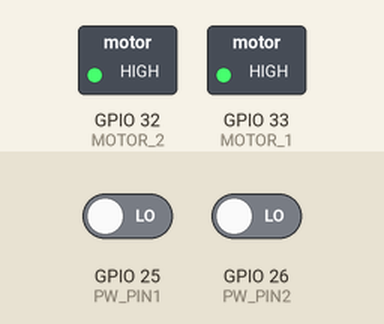
Recording of a program running on a simulated ESP32. Parts: switched loads named in the program (green lamp = pin HIGH). Inputs (shaded band) come from the test bench; at power-on: GPIO 25 (PW_PIN1) LOW, GPIO 26 (PW_PIN2) LOW. What the program prints to the serial monitor is not drawn.

Above: at 0.1 s.
At 2.1 s:
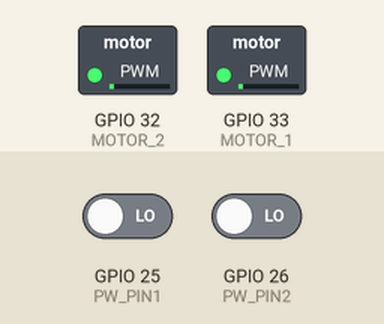
Timing chart, 0 to 3.6 s (numbered marks = the images above):
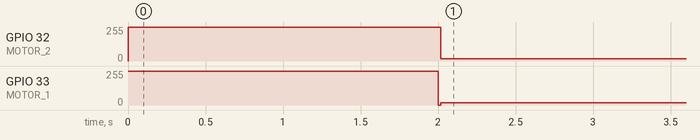

Measured:
- by itself, GPIO 32 (MOTOR_2), GPIO 33 (MOTOR_1): 255/255 → 17/255 at 2.0 s

The program:

main.cpp
```cpp
#include <Arduino.h>

// PWM pins for distance sensors
#define PW_PIN1 25
#define PW_PIN2 26

#define MOTOR_1 33
#define MOTOR_2 32

#define RELIABILITY_THRESHOLD 10 //avstandssensors pålitelighet er funnet ekseperimentelt til å være ca 10cm
#define SAFE_DISTANCE 150 //objekter 150cm fra hodet regnes som sikkert

#define BUFFER_SIZE 15

const uint16_t MAX_DISTANCE_US = 18500; // Maximum pulse width in microseconds
const uint16_t MAX_DISTANCE_CM = 640;   // Maximum valid distance in cm

//For å lagre avlesinger av sensorene i hver sin array
uint16_t sensor1Readings[BUFFER_SIZE] = {0};
uint16_t sensor2Readings[BUFFER_SIZE] = {0};

//starte bufferen på 0
uint8_t buffer1_index = 0;
uint8_t buffer2_index = 0;

// variabler for logikk
uint16_t previousReading1 = 0;
uint16_t previousReading2 = 0;

uint8_t motorMode;

// brukerdefinerte funksjoner
uint16_t measureDistance(uint8_t PW_PIN);
void write_to_buffer(uint16_t *buffer, uint16_t newVal, uint8_t *index);
uint16_t moving_average_filter(uint16_t *buffer);
uint8_t select_motorMode(uint16_t sensor1_value, uint16_t sensor2_value);

void setup() {
  Serial.begin(115200);

  //Sensorenes PW pinner vil lese den ultrasoniske pulslengden
  pinMode(PW_PIN1, INPUT);
  pinMode(PW_PIN2, INPUT);

  ledcSetup(0, 5000, 8);
  ledcSetup(1, 5000, 8);

  ledcAttachPin(MOTOR_1, 0);
  ledcAttachPin(MOTOR_2, 1);

  //test for å sjekke at motorene fungerer/er koblet skikkelig
  ledcWrite(0, 255);
  ledcWrite(1, 255);
  delay(2000);
  ledcWrite(0, 0);
  ledcWrite(1, 255);

  Serial.println("Distance measurement started...");
}

void loop() {
  uint16_t filteredDistance1 = 0;
  uint16_t filteredDistance2 = 0;

  static unsigned long lastSensorReadTime = 0;
  const uint8_t sensorInterval = 50;

  static bool measureSensor1 = true;

  /*
  * regner ut verdi for sensor hver for seg, for å unngå interferens, Ved å toggle en bool
  * bruker ikke blokkerende tidskontroll for kontinuerlig vibrasjon.
  */

  if (millis() - lastSensorReadTime >= sensorInterval) {

    if (measureSensor1) {
      uint16_t rawDistance1 = measureDistance(PW_PIN1);
      write_to_buffer(sensor1Readings, rawDistance1, &buffer1_index);
      filteredDistance1 = moving_average_filter(sensor1Readings);
      Serial.print("Sensor 1 Distance: ");
      Serial.println(filteredDistance1);
    } else {
      uint16_t rawDistance2= measureDistance(PW_PIN2);
      write_to_buffer(sensor2Readings, rawDistance2, &buffer2_index);
      filteredDistance2 = moving_average_filter(sensor2Readings);
      Serial.print("Sensor 2 Distance: ");
      Serial.println(filteredDistance2);
    }

    measureSensor1 = !measureSensor1; // Toggle sensor
  }

  motorMode = select_motorMode(filteredDistance1, filteredDistance2);

  static uint8_t motor1_Intensity = 0;
  static uint8_t motor2_Intensity = 0;

  //kan endre de forskjellige motortilstandene i hver case
  switch (motorMode)
  {
  case 1: //ingen vibrasjon
    ledcWrite(0, 0);
    ledcWrite(1, 0);
    break;
  case 2: //vibrasjon på en motor
    ledcWrite(1, 0);
    motor1_Intensity = map(filteredDistance1, RELIABILITY_THRESHOLD, SAFE_DISTANCE, 255, 0);
    ledcWrite(0, motor1_Intensity);
    break;
  case 3: // vibrasjon på en motor
    ledcWrite(0, 0);
    motor2_Intensity = map(filteredDistance2, RELIABILITY_THRESHOLD, SAFE_DISTANCE, 255, 0);
    ledcWrite(1, motor2_Intensity);
    break;
  case 4: //virasjon på begge motorer
    motor1_Intensity = map(filteredDistance1, RELIABILITY_THRESHOLD, SAFE_DISTANCE, 255, 0);
    motor2_Intensity = map(filteredDistance2, RELIABILITY_THRESHOLD, SAFE_DISTANCE, 255, 0);
    ledcWrite(0, motor1_Intensity);
    ledcWrite(1, motor2_Intensity);
    break;
  default: // ingen vib
    ledcWrite(0, 0);
    ledcWrite(1, 0);
    break;
  }
}

uint16_t measureDistance(uint8_t PW_PIN) {
  uint16_t pulseWidth = pulseIn(PW_PIN, HIGH, MAX_DISTANCE_US);

  if (pulseWidth > 0) {
    uint16_t distance = pulseWidth / 58; // puls til cm verdi
    if (distance <= MAX_DISTANCE_CM) {
      return distance;
    }
  }
  return 0; // 0 for ugyldige målinger som kommer fra f.eks støy
}

void write_to_buffer(uint16_t *buffer, uint16_t newVal, uint8_t *index) {
  if (newVal > 0 && newVal < MAX_DISTANCE_CM) { // Sjekk at ny verdi er gyldig
    buffer[*index] = newVal;
    *index = (*index + 1) % BUFFER_SIZE; // inkrementer i den sirkulære
  }
}

uint16_t moving_average_filter(uint16_t *buffer) {
  uint32_t accumulated_sum = 0;
  for (uint8_t i = 0; i < BUFFER_SIZE; i++) {
    accumulated_sum += buffer[i];
  }
  return accumulated_sum / BUFFER_SIZE;
}

uint8_t select_motorMode(uint16_t sensor1_value, uint16_t sensor2_value) {
  if (sensor1_value > SAFE_DISTANCE && sensor2_value > SAFE_DISTANCE) {
    return 1; // No vibration
  } else if (sensor1_value <= SAFE_DISTANCE && sensor1_value > RELIABILITY_THRESHOLD && sensor2_value > SAFE_DISTANCE) {
    return 2; // Motor 1 vibration
  } else if (sensor2_value <= SAFE_DISTANCE && sensor2_value > RELIABILITY_THRESHOLD && sensor1_value > SAFE_DISTANCE) {
    return 3; // Motor 2 vibration
  } else if (sensor1_value <= SAFE_DISTANCE && sensor2_value <= SAFE_DISTANCE) {
    return 4; // Both motors vibrate
  }
  return 1; // Default: no vibration
}
```
